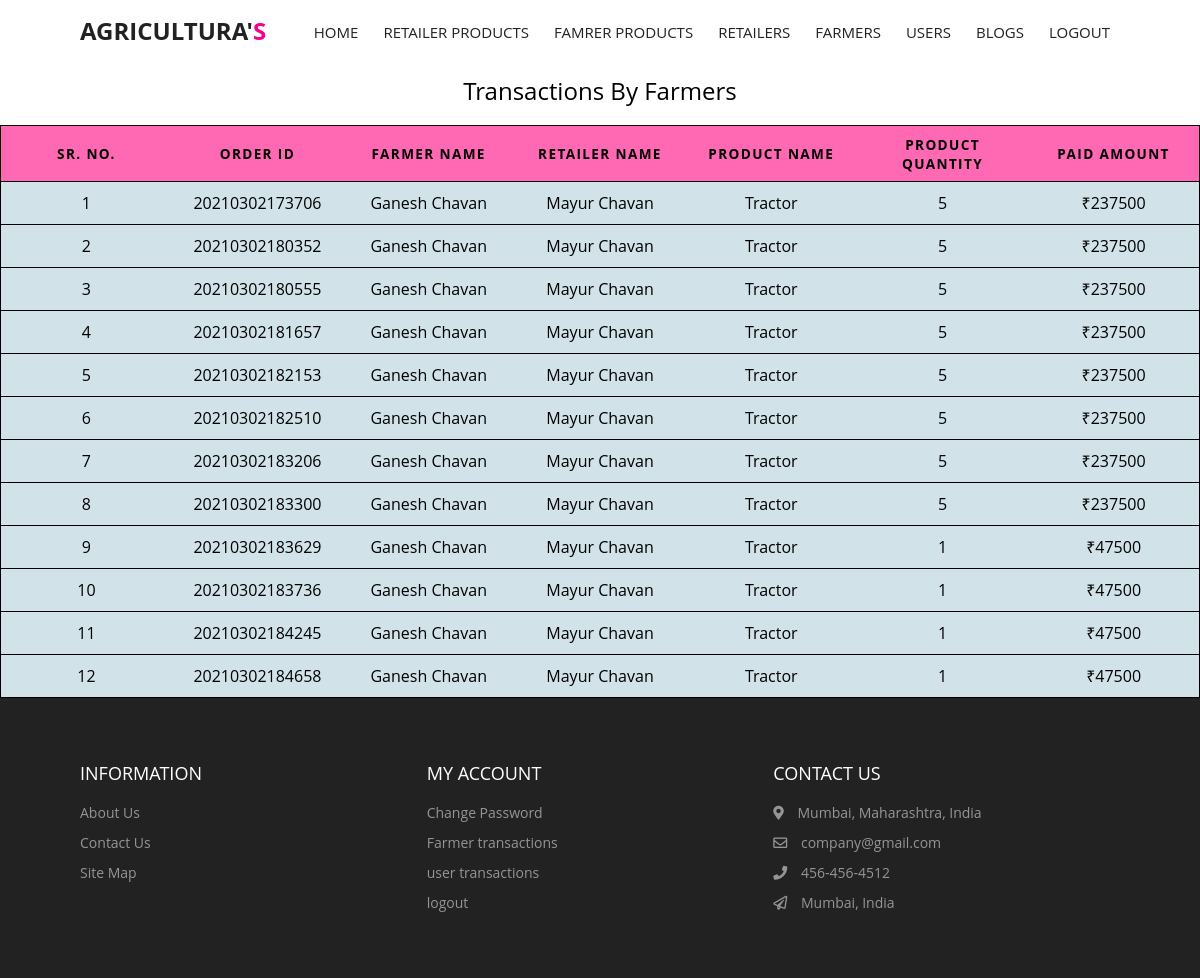
The page /admin/ftransactions.php (signed in) on the database its author committed.
### tables this page shows
CREATE TABLE `rporders` (
  `id` int(11) NOT NULL,
  `orderid` bigint(20) NOT NULL,
  `fid` int(11) NOT NULL,
  `rid` int(11) NOT NULL,
  `pid` int(11) NOT NULL,
  `qnt` int(11) NOT NULL,
  `amt` int(10) NOT NULL
);

CREATE TABLE `farmer` (
  `id` int(20) NOT NULL,
  `email` varchar(40) NOT NULL,
  `fname` varchar(20) NOT NULL,
  `lname` varchar(20) NOT NULL,
  `gender` varchar(10) NOT NULL,
  `phone` int(11) NOT NULL,
  `address` varchar(100) NOT NULL,
  `city` varchar(30) NOT NULL,
  `state` varchar(30) NOT NULL,
  `country` varchar(10) NOT NULL,
  `pin` varchar(7) NOT NULL,
  `acnum` varchar(20) NOT NULL,
  `acname` varchar(20) NOT NULL,
  `ifsc` varchar(20) NOT NULL,
  `pass` varchar(120) NOT NULL
);

CREATE TABLE `retailer` (
  `id` int(20) NOT NULL,
  `email` varchar(40) NOT NULL,
  `fname` varchar(20) NOT NULL,
  `lname` varchar(20) NOT NULL,
  `gender` varchar(10) NOT NULL,
  `phone` int(11) NOT NULL,
  `address` varchar(100) NOT NULL,
  `city` varchar(30) NOT NULL,
  `state` varchar(30) NOT NULL,
  `country` varchar(10) NOT NULL,
  `pin` varchar(7) NOT NULL,
  `acnum` varchar(20) NOT NULL,
  `acname` varchar(20) NOT NULL,
  `ifsc` varchar(20) NOT NULL,
  `pass` varchar(120) NOT NULL
);

CREATE TABLE `rproduct` (
  `id` int(20) NOT NULL,
  `title` varchar(100) NOT NULL,
  `descr` varchar(120) NOT NULL,
  `category` int(20) NOT NULL,
  `munit` varchar(30) NOT NULL,
  `sunit` int(20) NOT NULL,
  `set` int(10) NOT NULL,
  `price` int(5) NOT NULL,
  `disc` int(3) NOT NULL,
  `photo` longblob NOT NULL,
  `rid` int(20) NOT NULL,
  `date` timestamp NOT NULL DEFAULT current_timestamp()
);

### admin/ftransactions.php (the view, shortened to what this page needs)
<?php
include('../includes/dbconnection.php');
if (strlen($_SESSION['cmsaid']==0)) {
  header('location: ../includes/logout.php');
  } else{
  ?>
<html lang="en">
<head>
    <link rel="stylesheet" href="https://cdnjs.cloudflare.com/ajax/libs/font-awesome/4.7.0/css/font-awesome.min.css">
    <link rel="stylesheet" href="https://cdnjs.cloudflare.com/ajax/libs/font-awesome/5.15.1/css/all.min.css" />
    <link href="./css/styles.css" rel="stylesheet"/>
    <link href="../css/table.css" rel="stylesheet">
</head>
<body >
<?php include_once('./include/header.php');?>
<table style="background-color: var(--grey-alt);">
  <caption> Transactions By Farmers </caption>
  <thead>
    <tr>
        <th scope="col">SR. NO.</th>
        <th scope="col">Order ID</th>
        <th scope="col">Farmer Name</th>
        <th scope="col">Retailer Name</th>
        <th scope="col">Product Name</th>
        <th scope="col">Product Quantity</th>
        <th scope="col">Paid Amount</th>
    </tr>
  </thead>
  <tbody><?php
  $ret=mysqli_query($con,"SELECT ro.orderid, f.fname , f.lname, r.fname as f1, r.lname as f2, rp.title, ro.qnt, ro.amt  FROM rporders ro, farmer f, retailer r, rproduct rp   WHERE ro.fid= f.id AND ro.rid= r.id AND ro.pid= rp.id");
  $num=mysqli_num_rows($ret);
  if($num >0){
    $count=0;
  while ($row=mysqli_fetch_array($ret)) {
    $count++;
  ?>
    <tr>
      <td scope="row" data-label="SR. NO."><?php echo $count;?></td>
      <td data-label="Order ID"><?php echo $row["orderid"];?></td>
      <td data-label="Farmer Name"><?php echo $row["fname"]." ".$row["lname"];?></td>
      <td data-label="Retailer Name"><?php echo $row["f1"]." ".$row["f2"];?></td>
      <td data-label="Product Name"><?php echo $row["title"];?></td>
      <td data-label="Product Quantity"><?php echo $row["qnt"];?></td>
      <td data-label="Product Amount">₹<?php echo $row["amt"];?></td>
    </tr>
    <?php
}}
?>
  </tbody>
</table>
<?php include_once('./include/footer.php');?>
</body>
</html>
<?php } ?>

### admin/include/header.php (shortened to what this page needs)
<header id="home" class="header">
    <nav class="navigation">
      <div class="nav-center container">
        <a href="#home" class="logo">
          <h1>AGRICULTURA'<span>S</span></h1>
        </a>
        <div class="nav-menu">
          <ul class="nav-list">
            <li class="nav-item">
              <a href="dashboard.php" class="nav-link ">Home</a>
            </li>
            <li class="nav-item">
              <a href="rproducts.php" class="nav-link ">Retailer Products</a>
            </li>
            <li class="nav-item">
              <a href="fproducts.php" class="nav-link ">Famrer Products</a>
            </li>
            <li class="nav-item">
              <a href="retailer.php" class="nav-link">Retailers</a>
            </li>
            <li class="nav-item">
              <a href="farmer.php" class="nav-link ">Farmers</a>
            </li>
            <li class="nav-item">
              <a href="user.php" class="nav-link ">users</a>
            </li>
            <li class="nav-item">
              <a href="blog.php" class="nav-link ">Blogs</a>
            </li>
            <li class="nav-item">
              <a href="../includes/logout.php" class="nav-link ">Logout</a>
            </li>
          </ul>
        </div>
      </div>
    </nav>
  </header>

### admin/include/footer.php (shortened to what this page needs)
<footer id="footer" class="section footer">
  <div class="container">
    <div class="footer-container">
      <div class="footer-center">
        <h3>INFORMATION</h3>
        <a href="aboutus.php">About Us</a>
        <a href="contactus.php">Contact Us</a>
        <a href="#">Site Map</a>
      </div>
      <div class="footer-center">
        <h3>MY ACCOUNT</h3>
        <a href="changepass.php">Change Password</a>
        <a href="ftransactions.php">Farmer transactions</a>
        <a href="utransactions.php">user transactions</a>
        <a href="../includes/logout.php">logout</a>
      </div>
      <div class="footer-center">
        <h3>CONTACT US</h3>
        <div>
          <span>
            <i class="fas fa-map-marker-alt"></i>
          </span>
          Mumbai, Maharashtra, India
        </div>
        <div>
          <span>
            <i class="far fa-envelope"></i>
          </span>
          company@gmail.com
        </div>
        <div>
          <span>
            <i class="fas fa-phone"></i>
          </span>
          456-456-4512
        </div>
        <div>
          <span>
            <i class="far fa-paper-plane"></i>
          </span>
          Mumbai, India
        </div>
      </div>
    </div>
  </div>
</footer>

### admin/css/styles.css (style rules this page uses)
:root { --white: #fff; --black: #222; --pink: #f60091; --grey: #444; --grey2: #959595; --grey-alt: #d1e2e9; --yellow: #ffd800; --green: #59b210; }
*, *::after, *::before { margin: 0; padding: 0; box-sizing: inherit; }
html { scroll-behavior: smooth; box-sizing: border-box; font-size: 62.5%; }
body { position: relative; font-family: "Poppins", sans-serif; font-size: 1.6rem; font-weight: 400; color: var(--black); background-color: var(--white); z-index: -1; }
li, ul { list-style-type: none; }
a { text-decoration: none; }
.container { max-width: 114rem; margin: 0 auto; }
@media only screen and (max-width: 1200px) { .container { padding: 0 3rem; } }
@media only screen and (max-width: 1200px) { .container { padding: 0 5rem; } }
.navigation { padding: 1.6rem 0; }
.nav-center { display: flex; align-items: center; justify-content: space-between; }
.logo { color: var(--black); }
.logo span { color: var(--pink); }
.nav-list { display: flex; align-items: center; }
.nav-item:not(:last-child) { margin-right: 0.5rem; }
.nav-item { padding: 0 1rem; }
.nav-link { position: relative; display: inline-block; padding: 0.5rem 0 0.2rem; font-size: 1.5rem; color: var(--black); text-transform: uppercase; transition: all 500ms ease-in-out; }
.nav-link::after { position: absolute; content: ""; width: 100%; height: 2px; top: 100%; left: 0; background: var(--pink); transition: transform 0.5s; transform: scaleX(0); transform-origin: right; }
.section { padding: 5rem 0; }
.footer { background-color: var(--black); padding: 6rem 1rem; line-height: 3rem; }
.footer-center span { margin-right: 1rem; }
.footer-container { display: grid; grid-template-columns: repeat(3, 1fr); color: var(--white); }
.footer-center a:link, .footer-center a:visited { display: block; color: var(--grey2); font-size: 1.4rem; transition: 0.6s; }
.footer-center div { color: var(--grey2); font-size: 1.4rem; }
.footer-center h3 { font-size: 1.8rem; font-weight: 400; margin-bottom: 1rem; }

### css/table.css (style rules this page uses)
body { font-family: "Open Sans", sans-serif; line-height: 1.25; }
table { color:black; background: transparent; border: none; border: 1px solid #ccc; border-collapse: collapse; margin: 0; padding: 0; width: 100%; table-layout: fixed; }
table caption { font-size: 1.5em; margin: .5em 0 .75em; }
table tr { border: 1px solid rgb(0, 0, 0); padding: .35em; }
table th, table td { padding: .625em; text-align: center; overflow-wrap: break-word; }
table th { background-color: hotpink; font-size: .85em; letter-spacing: .1em; text-transform: uppercase; }

### rows shown on the page
rporders: orderid "20210302173706", farmer.fname "Ganesh", farmer.lname "Chavan", retailer.fname "Mayur", retailer.lname "Chavan", rproduct.title "Tractor", qnt "5", amt "237500"
rporders: orderid "20210302180352", farmer.fname "Ganesh", farmer.lname "Chavan", retailer.fname "Mayur", retailer.lname "Chavan", rproduct.title "Tractor", qnt "5", amt "237500"
rporders: orderid "20210302180555", farmer.fname "Ganesh", farmer.lname "Chavan", retailer.fname "Mayur", retailer.lname "Chavan", rproduct.title "Tractor", qnt "5", amt "237500"
rporders: orderid "20210302181657", farmer.fname "Ganesh", farmer.lname "Chavan", retailer.fname "Mayur", retailer.lname "Chavan", rproduct.title "Tractor", qnt "5", amt "237500"
rporders: orderid "20210302182153", farmer.fname "Ganesh", farmer.lname "Chavan", retailer.fname "Mayur", retailer.lname "Chavan", rproduct.title "Tractor", qnt "5", amt "237500"
rporders: orderid "20210302182510", farmer.fname "Ganesh", farmer.lname "Chavan", retailer.fname "Mayur", retailer.lname "Chavan", rproduct.title "Tractor", qnt "5", amt "237500"
rporders: orderid "20210302183206", farmer.fname "Ganesh", farmer.lname "Chavan", retailer.fname "Mayur", retailer.lname "Chavan", rproduct.title "Tractor", qnt "5", amt "237500"
rporders: orderid "20210302183300", farmer.fname "Ganesh", farmer.lname "Chavan", retailer.fname "Mayur", retailer.lname "Chavan", rproduct.title "Tractor", qnt "5", amt "237500"
rporders: orderid "20210302183629", farmer.fname "Ganesh", farmer.lname "Chavan", retailer.fname "Mayur", retailer.lname "Chavan", rproduct.title "Tractor", qnt "1", amt "47500"
rporders: orderid "20210302183736", farmer.fname "Ganesh", farmer.lname "Chavan", retailer.fname "Mayur", retailer.lname "Chavan", rproduct.title "Tractor", qnt "1", amt "47500"
rporders: orderid "20210302184245", farmer.fname "Ganesh", farmer.lname "Chavan", retailer.fname "Mayur", retailer.lname "Chavan", rproduct.title "Tractor", qnt "1", amt "47500"
rporders: orderid "20210302184658", farmer.fname "Ganesh", farmer.lname "Chavan", retailer.fname "Mayur", retailer.lname "Chavan", rproduct.title "Tractor", qnt "1", amt "47500"
